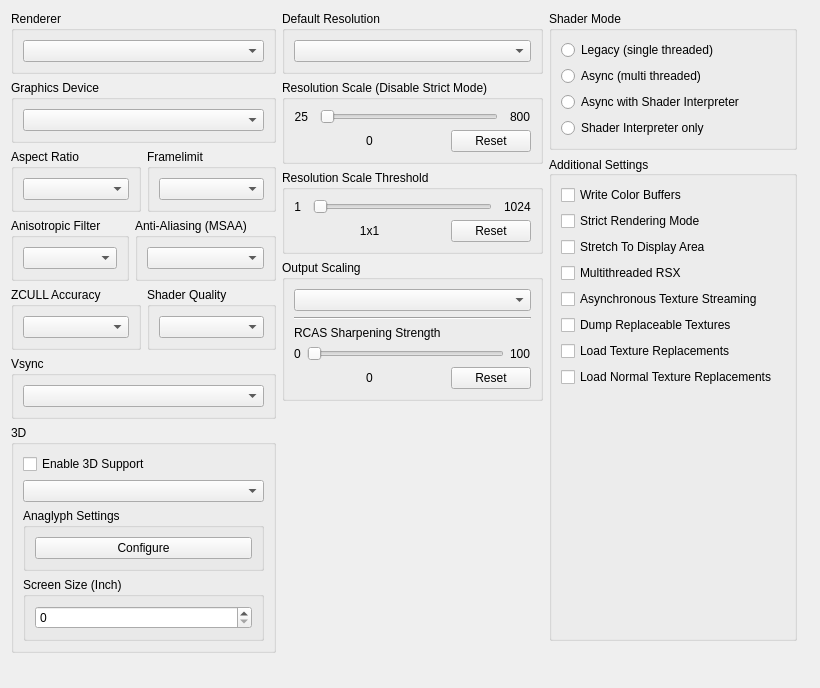
         <widget class="QWidget" name="gpuTabScrollContents">
          <property name="geometry">
           <rect>
            <x>0</x>
            <y>0</y>
            <width>820</width>
            <height>688</height>
           </rect>
          </property>
          <layout class="QVBoxLayout" name="gpuTabScrollContentsLayout">
           <item>
            <layout class="QHBoxLayout" name="gpuTabLayout" stretch="1,1,1">
             <item>
              <layout class="QVBoxLayout" name="gpuTabLayoutLeft">
               <item>
                <widget class="QGroupBox" name="gb_renderer">
                 <property name="title">
                  <string>Renderer</string>
                 </property>
                 <layout class="QVBoxLayout" name="gb_renderer_layout">
                  <item>
                   <widget class="QComboBox" name="renderBox"/>
                  </item>
                 </layout>
                </widget>
               </item>
               <item>
                <widget class="QGroupBox" name="gb_graphicsAdapter">
                 <property name="title">
                  <string>Graphics Device</string>
                 </property>
                 <layout class="QVBoxLayout" name="gb_graphicsAdapter_layout">
                  <item>
                   <widget class="QComboBox" name="graphicsAdapterBox"/>
                  </item>
                 </layout>
                </widget>
               </item>
               <item>
                <widget class="QWidget" name="widget_gpu_top" native="true">
                 <layout class="QHBoxLayout" name="widget_gpu_top_layout" stretch="1,1">
                  <property name="leftMargin">
                   <number>0</number>
                  </property>
                  <property name="topMargin">
                   <number>0</number>
                  </property>
                  <property name="rightMargin">
                   <number>0</number>
                  </property>
                  <property name="bottomMargin">
                   <number>0</number>
                  </property>
                  <item>
                   <widget class="QGroupBox" name="gb_aspectRatio">
                    <property name="title">
                     <string>Aspect Ratio</string>
                    </property>
                    <layout class="QVBoxLayout" name="gb_aspectRatio_layout">
                     <item>
                      <widget class="QComboBox" name="aspectBox"/>
                     </item>
                    </layout>
                   </widget>
                  </item>
                  <item>
                   <widget class="QGroupBox" name="gb_frameLimit">
                    <property name="title">
                     <string>Framelimit</string>
                    </property>
                    <layout class="QVBoxLayout" name="gb_frameLimit_layout">
                     <item>
                      <widget class="QComboBox" name="frameLimitBox"/>
                     </item>
                    </layout>
                   </widget>
                  </item>
                 </layout>
                </widget>
               </item>
               <item>
                <widget class="QWidget" name="widget_gpu_bottom" native="true">
                 <layout class="QHBoxLayout" name="widget_gpu_bottom_layout" stretch="1,1">
                  <property name="leftMargin">
                   <number>0</number>
                  </property>
                  <property name="topMargin">
                   <number>0</number>
                  </property>
                  <property name="rightMargin">
                   <number>0</number>
                  </property>
                  <property name="bottomMargin">
                   <number>0</number>
                  </property>
                  <item>
                   <widget class="QGroupBox" name="gb_anisotropicFilter">
                    <property name="title">
                     <string>Anisotropic Filter</string>
                    </property>
                    <layout class="QVBoxLayout" name="gb_anisotropicFilter_layout">
                     <item>
                      <widget class="QComboBox" name="anisotropicFilterOverride"/>
                     </item>
                    </layout>
                   </widget>
                  </item>
                  <item>
                   <widget class="QGroupBox" name="gb_antiAliasing">
                    <property name="title">
                     <string>Anti-Aliasing (MSAA)</string>
                    </property>
                    <layout class="QVBoxLayout" name="gb_antiAliasing_layout">
                     <item>
                      <widget class="QComboBox" name="antiAliasing"/>
                     </item>
                    </layout>
                   </widget>
                  </item>
                 </layout>
                </widget>
               </item>
               <item>
                <widget class="QWidget" name="widget_gpu_3" native="true">
                 <layout class="QHBoxLayout" name="widget_gpu_3_layout" stretch="1,1">
                  <property name="leftMargin">
                   <number>0</number>
                  </property>
                  <property name="topMargin">
                   <number>0</number>
                  </property>
                  <property name="rightMargin">
                   <number>0</number>
                  </property>
                  <property name="bottomMargin">
                   <number>0</number>
                  </property>
                  <item>
                   <widget class="QGroupBox" name="gbZCULL">
                    <property name="title">
                     <string>ZCULL Accuracy</string>
                    </property>
                    <layout class="QVBoxLayout" name="gbZCULL_layout">
                     <item>
                      <widget class="QComboBox" name="zcullPrecisionMode"/>
                     </item>
                    </layout>
                   </widget>
                  </item>
                  <item>
                   <widget class="QGroupBox" name="gbShaderPrecision">
                    <property name="title">
                     <string>Shader Quality</string>
                    </property>
                    <layout class="QVBoxLayout" name="gbShaderPrecision_layout">
                     <item>
                      <widget class="QComboBox" name="shaderPrecision"/>
                     </item>
                    </layout>
                   </widget>
                  </item>
                 </layout>
                </widget>
               </item>
               <item>
                <widget class="QWidget" name="widget_gpu_4" native="true">
                 <layout class="QHBoxLayout" name="widget_gpu_4_layout" stretch="1">
                  <property name="leftMargin">
                   <number>0</number>
                  </property>
                  <property name="topMargin">
                   <number>0</number>
                  </property>
                  <property name="rightMargin">
                   <number>0</number>
                  </property>
                  <property name="bottomMargin">
                   <number>0</number>
                  </property>
                  <item>
                   <widget class="QGroupBox" name="gbVsync">
                    <property name="title">
                     <string>Vsync</string>
                    </property>
                    <layout class="QVBoxLayout" name="gbVsync_layout">
                     <item>
                      <widget class="QComboBox" name="vsyncMode"/>
                     </item>
                    </layout>
                   </widget>
                  </item>
                 </layout>
                </widget>
               </item>
               <item>
                <widget class="QGroupBox" name="gb_stereo">
                 <property name="title">
                  <string>3D</string>
                 </property>
                 <layout class="QVBoxLayout" name="gb_stereo_layout">
                  <item>
                   <widget class="QCheckBox" name="stereoRenderEnabled">
                    <property name="text">
                     <string>Enable 3D Support</string>
                    </property>
                   </widget>
                  </item>
                  <item>
                   <widget class="QComboBox" name="stereoRenderMode"/>
                  </item>
                  <item>
                   <widget class="QGroupBox" name="gb_anaglyph_settings">
                    <property name="title">
                     <string>Anaglyph Settings</string>
                    </property>
                    <layout class="QHBoxLayout" name="layout_gb_anaglyph_settings">
                     <item>
                      <widget class="QPushButton" name="pb_anaglyph_settings">
                       <property name="text">
                        <string>Configure</string>
                       </property>
                      </widget>
                     </item>
                    </layout>
                   </widget>
                  </item>
                  <item>
                   <widget class="QGroupBox" name="gb_screen_size">
                    <property name="title">
                     <string>Screen Size (Inch)</string>
                    </property>
                    <layout class="QVBoxLayout" name="layout_gb_screen_size">
                     <item>
                      <widget class="QSpinBox" name="sb_screen_size"/>
                     </item>
                    </layout>
                   </widget>
                  </item>
                 </layout>
                </widget>
               </item>
               <item>
                <spacer name="gpu_tab_layout_right_spacer">
                 <property name="orientation">
                  <enum>Qt::Orientation::Vertical</enum>
                 </property>
                 <property name="sizeType">
                  <enum>QSizePolicy::Policy::MinimumExpanding</enum>
                 </property>
                 <property name="sizeHint" stdset="0">
                  <size>
                   <width>0</width>
                   <height>0</height>
                  </size>
                 </property>
                </spacer>
               </item>
              </layout>
             </item>
             <item>
              <layout class="QVBoxLayout" name="gpuTabLayoutMiddle">
               <item>
                <widget class="QGroupBox" name="gb_default_resolution">
                 <property name="title">
                  <string>Default Resolution</string>
                 </property>
                 <layout class="QVBoxLayout" name="gb_default_resolution_layout">
                  <item>
                   <widget class="QComboBox" name="resBox"/>
                  </item>
                 </layout>
                </widget>
               </item>
               <item>
                <layout class="QVBoxLayout" name="layout_resolution_scale">
                 <property name="spacing">
                  <number>6</number>
                 </property>
                 <property name="leftMargin">
                  <number>0</number>
                 </property>
                 <item>
                  <widget class="QGroupBox" name="gb_resolutionScale">
                   <property name="title">
                    <string>Resolution Scale (Disable Strict Mode)</string>
                   </property>
                   <layout class="QVBoxLayout" name="gb_resolutionScale_layout">
                    <item>
                     <widget class="QWidget" name="resolutionScaleLayoutTop" native="true">
                      <layout class="QHBoxLayout" name="horizontalLayout_23" stretch="0,1,0">
                       <property name="spacing">
                        <number>12</number>
                       </property>
                       <property name="leftMargin">
                        <number>0</number>
                       </property>
                       <property name="topMargin">
                        <number>0</number>
                       </property>
                       <property name="rightMargin">
                        <number>0</number>
                       </property>
                       <property name="bottomMargin">
                        <number>0</number>
                       </property>
                       <item>
                        <widget class="QLabel" name="resolutionScaleMin">
                         <property name="text">
                          <string>25</string>
                         </property>
                         <property name="alignment">
                          <set>Qt::AlignmentFlag::AlignRight|Qt::AlignmentFlag::AlignTrailing|Qt::AlignmentFlag::AlignVCenter</set>
                         </property>
                        </widget>
                       </item>
                       <item>
                        <widget class="QSlider" name="resolutionScale">
                         <property name="orientation">
                          <enum>Qt::Orientation::Horizontal</enum>
                         </property>
                        </widget>
                       </item>
                       <item>
                        <widget class="QLabel" name="resolutionScaleMax">
                         <property name="text">
                          <string>800</string>
                         </property>
                        </widget>
                       </item>
                      </layout>
                     </widget>
                    </item>
                    <item>
                     <layout class="QHBoxLayout" name="resolutionScaleLayoutBottom" stretch="1,0">
                      <item>
                       <widget class="QLabel" name="resolutionScaleVal">
                        <property name="text">
                         <string>0</string>
                        </property>
                        <property name="alignment">
                         <set>Qt::AlignmentFlag::AlignCenter</set>
                        </property>
                       </widget>
                      </item>
                      <item>
                       <widget class="QPushButton" name="resolutionScaleReset">
                        <property name="text">
                         <string>Reset</string>
                        </property>
                       </widget>
                      </item>
                     </layout>
                    </item>
                   </layout>
                  </widget>
                 </item>
                 <item>
                  <widget class="QGroupBox" name="gb_minimumScalableDimension">
                   <property name="title">
                    <string>Resolution Scale Threshold</string>
                   </property>
                   <layout class="QVBoxLayout" name="gb_minimumScalableDimension_layout">
                    <item>
                     <layout class="QHBoxLayout" name="minimumScalableDimensionLayoutTop" stretch="0,1,0">
                      <property name="spacing">
                       <number>12</number>
                      </property>
                      <item>
                       <widget class="QLabel" name="minimumScalableDimensionMin">
                        <property name="text">
                         <string>1</string>
                        </property>
                        <property name="alignment">
                         <set>Qt::AlignmentFlag::AlignRight|Qt::AlignmentFlag::AlignTrailing|Qt::AlignmentFlag::AlignVCenter</set>
                        </property>
                       </widget>
                      </item>
                      <item>
                       <widget class="QSlider" name="minimumScalableDimension">
                        <property name="orientation">
                         <enum>Qt::Orientation::Horizontal</enum>
                        </property>
                       </widget>
                      </item>
                      <item>
                       <widget class="QLabel" name="minimumScalableDimensionMax">
                        <property name="text">
                         <string>1024</string>
                        </property>
                       </widget>
                      </item>
                     </layout>
                    </item>
                    <item>
                     <layout class="QHBoxLayout" name="minimumScalableDimensionLayoutBottom" stretch="1,0">
                      <item>
                       <widget class="QLabel" name="minimumScalableDimensionVal">
                        <property name="text">
                         <string>1x1</string>
                        </property>
                        <property name="alignment">
                         <set>Qt::AlignmentFlag::AlignCenter</set>
                        </property>
                       </widget>
                      </item>
                      <item>
                       <widget class="QPushButton" name="minimumScalableDimensionReset">
                        <property name="text">
                         <string>Reset</string>
                        </property>
                       </widget>
                      </item>
                     </layout>
                    </item>
                   </layout>
                  </widget>
                 </item>
                </layout>
               </item>
               <item>
                <widget class="QGroupBox" name="gb_outputScaling">
                 <property name="title">
                  <string>Output Scaling</string>
                 </property>
                 <layout class="QVBoxLayout" name="gb_Upscaling_layout">
                  <item>
                   <widget class="QComboBox" name="outputScalingMode"/>
                  </item>
                  <item>
                   <widget class="Line" name="line">
                    <property name="orientation">
                     <enum>Qt::Orientation::Horizontal</enum>
                    </property>
                   </widget>
                  </item>
                  <item>
                   <widget class="QWidget" name="fsrSharpeningStrengthWidget" native="true">
                    <layout class="QVBoxLayout" name="fsrSharpeningWidgetLayout">
                     <property name="leftMargin">
                      <number>0</number>
                     </property>
                     <property name="topMargin">
                      <number>0</number>
                     </property>
                     <property name="rightMargin">
                      <number>0</number>
                     </property>
                     <property name="bottomMargin">
                      <number>0</number>
                     </property>
                     <item>
                      <widget class="QLabel" name="fsrSharpeningStrengthLabel">
                       <property name="sizePolicy">
                        <sizepolicy hsizetype="Preferred" vsizetype="Preferred">
                         <horstretch>0</horstretch>
                         <verstretch>0</verstretch>
                        </sizepolicy>
                       </property>
                       <property name="text">
                        <string>RCAS Sharpening Strength</string>
                       </property>
                       <property name="alignment">
                        <set>Qt::AlignmentFlag::AlignBottom|Qt::AlignmentFlag::AlignLeading|Qt::AlignmentFlag::AlignLeft</set>
                       </property>
                       <property name="margin">
                        <number>1</number>
                       </property>
                      </widget>
                     </item>
                     <item>
                      <layout class="QHBoxLayout" name="fsrSharpeningLayoutTop">
                       <item>
                        <widget class="QLabel" name="minSharpeningVal">
                         <property name="text">
                          <string>0</string>
                         </property>
                        </widget>
                       </item>
                       <item>
                        <widget class="QSlider" name="fsrSharpeningStrength">
                         <property name="orientation">
                          <enum>Qt::Orientation::Horizontal</enum>
                         </property>
                        </widget>
                       </item>
                       <item>
                        <widget class="QLabel" name="maxSharpeningVal">
                         <property name="sizePolicy">
                          <sizepolicy hsizetype="Minimum" vsizetype="Preferred">
                           <horstretch>0</horstretch>
                           <verstretch>0</verstretch>
                          </sizepolicy>
                         </property>
                         <property name="text">
                          <string>100</string>
                         </property>
                        </widget>
                       </item>
                      </layout>
                     </item>
                     <item>
                      <layout class="QHBoxLayout" name="fsrSharpeningLayoutBottom" stretch="1,0">
                       <item>
                        <widget class="QLabel" name="fsrSharpeningStrengthVal">
                         <property name="text">
                          <string>0</string>
                         </property>
                         <property name="alignment">
                          <set>Qt::AlignmentFlag::AlignCenter</set>
                         </property>
                        </widget>
                       </item>
                       <item>
                        <widget class="QPushButton" name="fsrSharpeningStrengthReset">
                         <property name="text">
                          <string>Reset</string>
                         </property>
                        </widget>
                       </item>
                      </layout>
                     </item>
                    </layout>
                   </widget>
                  </item>
                 </layout>
                </widget>
               </item>
               <item>
                <spacer name="gpu_tab_layout_middle_spacer">
                 <property name="orientation">
                  <enum>Qt::Orientation::Vertical</enum>
                 </property>
                 <property name="sizeType">
                  <enum>QSizePolicy::Policy::MinimumExpanding</enum>
                 </property>
                 <property name="sizeHint" stdset="0">
                  <size>
                   <width>0</width>
                   <height>0</height>
                  </size>
                 </property>
                </spacer>
               </item>
              </layout>
             </item>
             <item>
              <layout class="QVBoxLayout" name="gpuTabLayoutRight">
               <property name="rightMargin">
                <number>12</number>
               </property>
               <property name="bottomMargin">
                <number>12</number>
               </property>
               <item>
                <widget class="QGroupBox" name="gb_shader_mode">
                 <property name="minimumSize">
                  <size>
                   <width>0</width>
                   <height>123</height>
                  </size>
                 </property>
                 <property name="title">
                  <string>Shader Mode</string>
                 </property>
                 <layout class="QVBoxLayout" name="verticalLayout">
                  <item>
                   <widget class="QRadioButton" name="rb_legacy_recompiler">
                    <property name="text">
                     <string notr="true">Legacy (single threaded)</string>
                    </property>
                   </widget>
                  </item>
                  <item>
                   <widget class="QRadioButton" name="rb_async_recompiler">
                    <property name="text">
                     <string notr="true">Async (multi threaded)</string>
                    </property>
                   </widget>
                  </item>
                  <item>
                   <widget class="QRadioButton" name="rb_async_with_shader_interpreter">
                    <property name="text">
                     <string notr="true">Async with Shader Interpreter</string>
                    </property>
                   </widget>
                  </item>
                  <item>
                   <widget class="QRadioButton" name="rb_shader_interpreter_only">
                    <property name="text">
                     <string notr="true">Shader Interpreter only</string>
                    </property>
                   </widget>
                  </item>
                 </layout>
                </widget>
               </item>
               <item>
                <widget class="QGroupBox" name="gb_additional_settings">
                 <property name="title">
                  <string>Additional Settings</string>
                 </property>
                 <property name="alignment">
                  <set>Qt::AlignmentFlag::AlignLeading|Qt::AlignmentFlag::AlignLeft|Qt::AlignmentFlag::AlignVCenter</set>
                 </property>
                 <layout class="QVBoxLayout" name="gb_additional_settings_layout">
                  <item>
                   <widget class="QCheckBox" name="dumpColor">
                    <property name="text">
                     <string>Write Color Buffers</string>
                    </property>
                   </widget>
                  </item>
                  <item>
                   <widget class="QCheckBox" name="strictModeRendering">
                    <property name="text">
                     <string>Strict Rendering Mode</string>
                    </property>
                   </widget>
                  </item>
                  <item>
                   <widget class="QCheckBox" name="stretchToDisplayArea">
                    <property name="text">
                     <string>Stretch To Display Area</string>
                    </property>
                   </widget>
                  </item>
                  <item>
                   <widget class="QCheckBox" name="multithreadedRSX">
                    <property name="text">
                     <string>Multithreaded RSX</string>
                    </property>
                   </widget>
                  </item>
                  <item>
                   <widget class="QCheckBox" name="asyncTextureStreaming">
                    <property name="text">
                     <string>Asynchronous Texture Streaming</string>
                    </property>
                   </widget>
                  </item>
                  <item>
                   <widget class="QCheckBox" name="dumpTextureReplacements">
                    <property name="text">
                     <string>Dump Replaceable Textures</string>
                    </property>
                   </widget>
                  </item>
                  <item>
                   <widget class="QCheckBox" name="loadTextureReplacements">
                    <property name="text">
                     <string>Load Texture Replacements</string>
                    </property>
                   </widget>
                  </item>
                  <item>
                   <widget class="QCheckBox" name="loadNormalTextureReplacements">
                    <property name="text">
                     <string>Load Normal Texture Replacements</string>
                    </property>
                   </widget>
                  </item>
                  <item>
                   <spacer name="additional_settings_spacer">
                    <property name="orientation">
                     <enum>Qt::Orientation::Vertical</enum>
                    </property>
                    <property name="sizeType">
                     <enum>QSizePolicy::Policy::MinimumExpanding</enum>
                    </property>
                    <property name="sizeHint" stdset="0">
                     <size>
                      <width>0</width>
                      <height>0</height>
                     </size>
                    </property>
                   </spacer>
                  </item>
                 </layout>
                </widget>
               </item>
              </layout>
             </item>
            </layout>
           </item>
           <item>
            <spacer name="gpuTabSpacer">
             <property name="orientation">
              <enum>Qt::Orientation::Vertical</enum>
             </property>
             <property name="sizeType">
              <enum>QSizePolicy::Policy::MinimumExpanding</enum>
             </property>
             <property name="sizeHint" stdset="0">
              <size>
               <width>0</width>
               <height>0</height>
              </size>
             </property>
            </spacer>
           </item>
          </layout>
         </widget>
